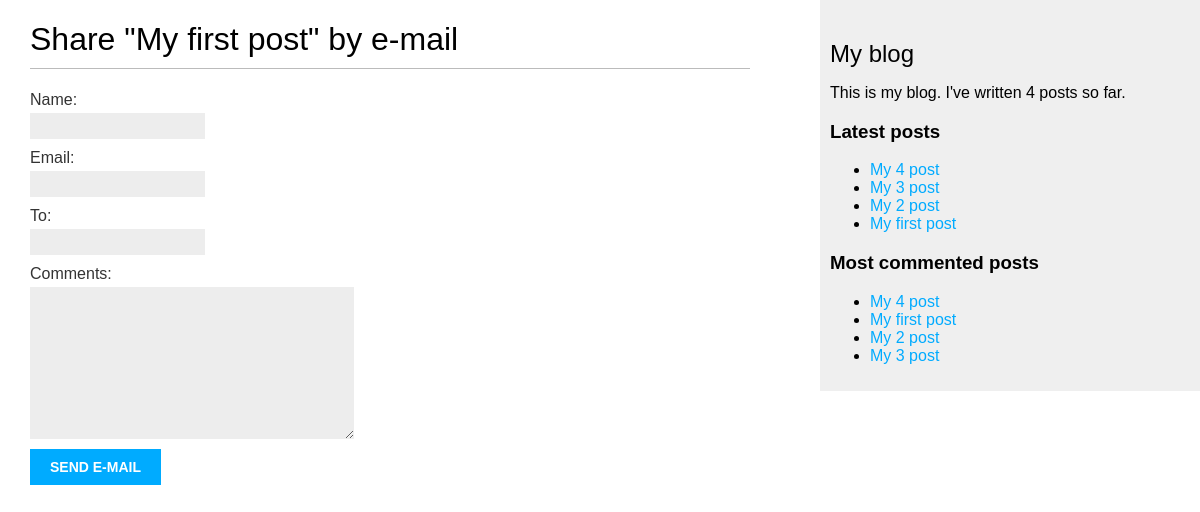
/blog/1/share/, run on an earlier commit of the app's database.
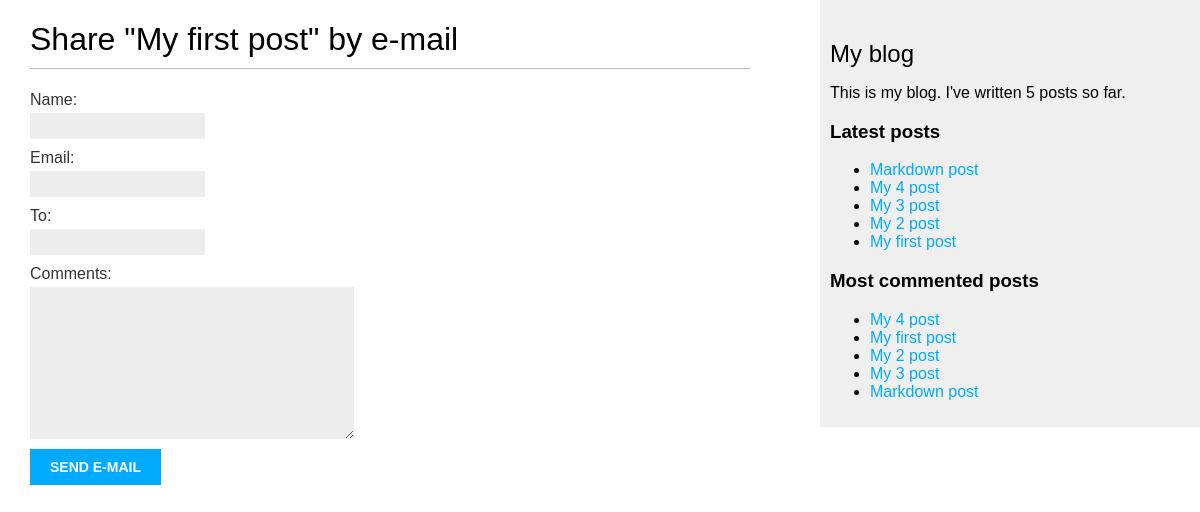
And on a later commit of the database.
### blog/models.py (models this page shows, shortened)
class Post(models.Model):
    STATUS_CHOICES = (
        ('draft', 'Draft'),
        ('published', 'Published'),
    )
    title = models.CharField(max_length = 250)
    slug = models.SlugField(max_length = 250, unique_for_date = 'publish')
    author = models.ForeignKey(User, on_delete = models.CASCADE, related_name = 'blog_posts')
    body = models.TextField()
    publish = models.DateTimeField(default = timezone.now)
    created = models.DateTimeField(auto_now_add = True)
    updated = models.DateTimeField(auto_now = True)
    status = models.CharField(max_length = 10, choices = STATUS_CHOICES, default = 'draft')
    objects = models.Manager()
    published = PublishedManager()
    tags = TaggableManager()
    class Meta:
        ordering = ('-publish',)
    def get_absolute_url(self):
        return reverse('blog:post_detail', args=[self.publish.year,
            self.publish.month, self.publish.day, self.slug])

### blog/views.py (the view)
# urls.py: path('<int:post_id>/share/', views.post_share, name = 'post_share'),
def post_share(request, post_id):
	post = get_object_or_404(Post, id = post_id, status = 'published')
	sent = False
	if request.method == 'POST':
		form = EmailPostForm(request.POST)
		if form.is_valid():
			cd = form.cleaned_data
			post_url = request.build_absolute_uri(post.get_absolute_url())
			subject = '{} ({}) recommends you reading "{}"'.format(cd['name'], cd['email'], post.title)
			message = 'Read "{}" at {}\n\n{}\'s comments: {}'.format(post.title, post_url, cd['name'], cd['comments'])
			send_mail(subject, message, 'kapitonov.timur@gmail.com', [cd['to']])
			sent = True
	else:
		form = EmailPostForm()
	return render (request, 'blog/post/share.html', {'post':post, 'form':form, 'sent':sent})

### blog/forms.py
class EmailPostForm(forms.Form):
    name = forms.CharField(max_length = 25)
    email = forms.EmailField()
    to = forms.EmailField()
    comments = forms.CharField(required = False, widget = forms.Textarea)

### blog/models.py (called while the page is built)
    def get_queryset(self):
        return super().get_queryset().filter(status = 'published')

### blog/templatetags/blog_tags.py (called while the page is built)
@register.simple_tag
def total_posts():
    return Post.published.count()

@register.simple_tag
def get_most_commented_posts(count=5):
    return Post.published.annotate(total_comments=Count('comments')).order_by('-total_comments')[:count]

@register.inclusion_tag('blog/post/latest_posts.html')
def show_latest_posts(count = 5):
    latest_posts = Post.published.order_by('-publish')[:count]
    return {'latest_posts':latest_posts}

### blog/templates/blog/post/share.html (shortened to what this page needs)
{% extends "blog/base.html" %}
{% block content %}
  {% if sent %}
      <h1>E-mail successfully sent</h1>
      <p>"{{ post.title }}" was successfully sent to {{ form.cleaned_data.to }}.</p>
  {% else %}
      <h1>Share "{{ post.title }}" by e-mail</h1>
      <form action="." method="post">
        {{ form.as_p }}
        <input type="submit" value="Send e-mail">
      </form>
  {% endif %}
{% endblock %}

### blog/templates/blog/base.html (shortened to what this page needs)
{% load blog_tags %}
{% load static %}
<!DOCTYPE html>
<html>
  <head>
      <link href="{% static "css/blog.css" %}" rel="stylesheet">
  </head>
   <body>
    <div id="content">
      {% block content %}{% endblock %}
    </div>
    <div id="sidebar">
      <h2>My blog</h2>
      <p>This is my blog. I've written {% total_posts %} posts so far. </p>
      <h3>Latest posts</h3>
      {% show_latest_posts %}
      <h3>Most commented posts</h3>
      {% get_most_commented_posts as most_commented_posts %}
      <ul>
        {% for post in most_commented_posts %}
          <li><a href="{{ post.get_absolute_url }}">{{ post.title }}</a></li>
        {% endfor %}
      </ul>
    </div>
  </body>
</html>

### blog/templates/blog/post/latest_posts.html
<ul>
  {% for post in latest_posts %}
    <li><a href="{{ post.get_absolute_url }}">{{ post.title }}</a></li>
  {% endfor %}
</ul>

What changed in the data, as far as the page shows it:
added Post: title "Markdown post"
Also different on the page:
text no longer shown: "4"
text now shown: "5"
